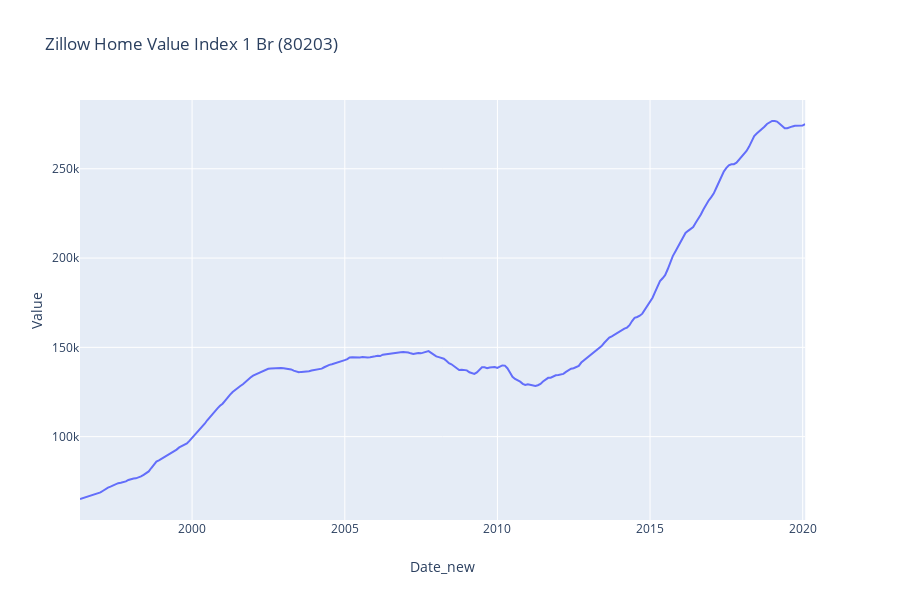

This figure's notebook cell:
### Code cell
HVI_line = px.line(HVI, x="Date_new", y="Value", title='Zillow Home Value Index 1 Br (80203)')
HVI_line

### Figure 1 — Plotly figure (JSON) as saved in the notebook; plotly's stock layout.template omitted (floating-point values rounded to 4 significant figures; data arrays with more than 128 entries replaced by an {"elided": "..."} marker saying what was removed)
{"data": [{"hoverlabel": {"namelength": 0}, "hovertemplate": "Date_new=%{x}<br>Value=%{y}", "legendgroup": "", "line": {"color": "#636efa", "dash": "solid"}, "mode": "lines", "name": "", "showlegend": false, "type": "scatter", "x": {"elided": "286 str values"}, "xaxis": "x", "y": {"elided": "286 int values"}, "yaxis": "y"}], "layout": {"height": 600, "legend": {"tracegroupgap": 0}, "title": {"text": "Zillow Home Value Index 1 Br (80203)"}, "xaxis": {"anchor": "y", "domain": [0, 0.98], "title": {"text": "Date_new"}}, "yaxis": {"anchor": "x", "domain": [0, 1], "title": {"text": "Value"}}}}
